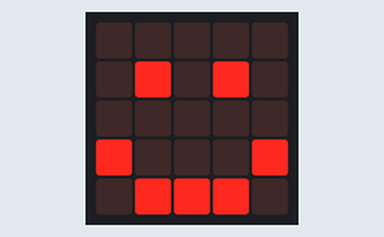
This program was run on a simulated BBC micro:bit (MakeCode). On the bench: the board's 5×5 LED display.

Above: at 0.1 s.
At 3.1 s:
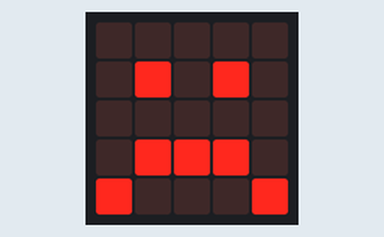
At 4.7 s:
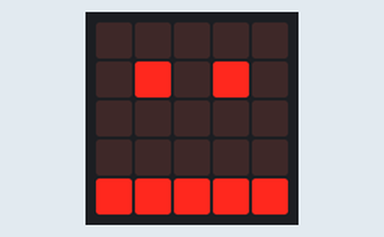

Measured:
- by itself, everything shown: repeats every 6.0 s, in 4 steps
- what the display in image 1 shows lasts 1.6 s, from 3.0 s to 4.6 s
- what the display in image 2 shows lasts 1.4 s, from 4.6 s to 6.0 s

The program:

main.ts
```typescript
basic.forever(function () {
    basic.showIcon(IconNames.Happy)
    basic.pause(1000)
    basic.showLeds(`
        . . . . .
        . # . # .
        . . . . .
        . . . . .
        # # # # #
        `)
    basic.pause(1000)
    basic.showIcon(IconNames.Sad)
    basic.pause(1000)
    basic.showLeds(`
        . . . . .
        . # . # .
        . . . . .
        . . . . .
        # # # # #
        `)
    basic.pause(1000)
})
```

test.ts
```typescript
// testes vão aqui; isto não será compilado quando este pacote for usado como uma extensão.
```
